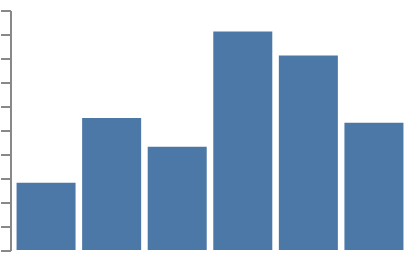

Here is the Vega-Lite specification saved for this chart:
### Vega specification from a JSON file in a GitHub repository (floating-point values rounded to 4 significant figures)
{"width": 200, "height": 120, "padding": 5, "data": [{"name": "t", "values": [{"a": "Alpha", "b": 28, "c": "x", "d": 1}, {"a": "Bravo", "b": 55, "c": "y", "d": 2}, {"a": "Charlie", "b": 43, "c": "x", "d": 3}, {"a": "Delta", "b": 91, "c": "z", "d": 4}, {"a": "Echo", "b": 81, "c": "y", "d": 5}, {"a": "Foxtrot", "b": 53, "c": "z", "d": 6}]}], "scales": [{"name": "x", "type": "band", "domain": {"data": "t", "field": "a"}, "range": "width", "padding": 0.1}, {"name": "y", "type": "linear", "domain": {"data": "t", "field": "b"}, "range": "height", "nice": true}, {"name": "color", "type": "ordinal", "domain": {"data": "t", "field": "c"}, "range": {"scheme": "category10"}}, {"name": "ramp", "type": "linear", "domain": {"data": "t", "field": "d"}, "range": {"scheme": "blues"}}, {"name": "size", "type": "linear", "domain": {"data": "t", "field": "b"}, "range": [10, 200]}, {"name": "shape", "type": "ordinal", "domain": {"data": "t", "field": "c"}, "range": "symbol"}, {"name": "quant", "type": "quantize", "domain": [0, 100], "range": {"scheme": "greens", "count": 4}}], "marks": [{"type": "rect", "from": {"data": "t"}, "encode": {"enter": {"x": {"scale": "x", "field": "a"}, "width": {"scale": "x", "band": 1}, "y": {"scale": "y", "field": "b"}, "y2": {"scale": "y", "value": 0}}}}], "autosize": {"type": "none", "contains": "content"}, "axes": [{"orient": "left", "scale": "y"}], "legends": [{"fill": "ramp", "type": "gradient", "orient": "bottom", "direction": "horizontal"}, {"fill": "color", "orient": "left"}]}
